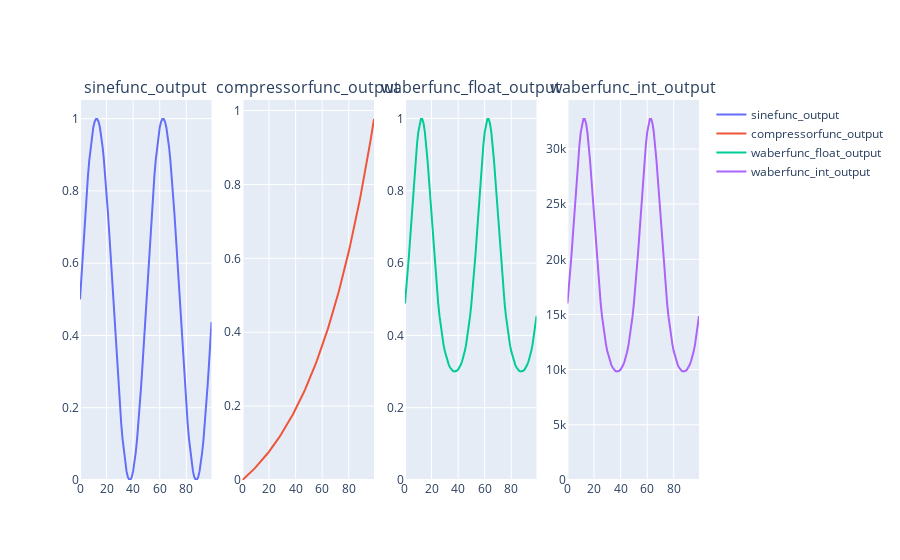

Notebook source saved alongside this figure:
### Code cell
import plotly.graph_objs as go
from plotly.subplots import make_subplots

bms_traces = [
  go.Scatter(y=sinefunc_output, mode="lines", name="sinefunc_output"),
  go.Scatter(y=compressorfunc_output, mode="lines", name="compressorfunc_output"),
  go.Scatter(y=waberfunc_float_output, mode="lines", name="waberfunc_float_output"),
  go.Scatter(y=waberfunc_int_output, mode="lines", name="waberfunc_int_output"),
]

fig = make_subplots(rows=1, cols=4, subplot_titles=["sinefunc_output", "compressorfunc_output", "waberfunc_float_output", "waberfunc_int_output"])

for idx, bms_trace in enumerate(bms_traces):  # see example above
	fig.add_trace(bms_trace, row=1, col=idx+1)

#fig.update_layout(
#  title='Test Output', 
  #yaxis=dict(title='return')
#)
fig.update_yaxes(rangemode="tozero") 
fig.show()
